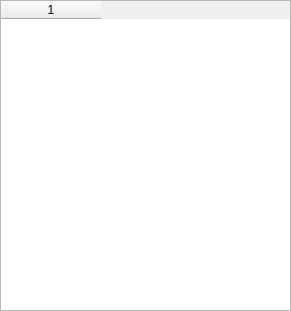
<?xml version="1.0" encoding="UTF-8"?>
<ui version="4.0">
 <class>MusicList</class>
 <widget class="QDialog" name="MusicList">
  <property name="geometry">
   <rect>
    <x>0</x>
    <y>0</y>
    <width>291</width>
    <height>311</height>
   </rect>
  </property>
  <property name="windowTitle">
   <string>Dialog</string>
  </property>
  <layout class="QVBoxLayout" name="verticalLayout">
   <property name="spacing">
    <number>0</number>
   </property>
   <property name="leftMargin">
    <number>0</number>
   </property>
   <property name="topMargin">
    <number>0</number>
   </property>
   <property name="rightMargin">
    <number>0</number>
   </property>
   <property name="bottomMargin">
    <number>0</number>
   </property>
   <item>
    <widget class="QTableWidget" name="tableWidget">
     <property name="rowCount">
      <number>0</number>
     </property>
     <property name="columnCount">
      <number>1</number>
     </property>
     <column/>
    </widget>
   </item>
  </layout>
 </widget>
 <resources/>
 <connections/>
</ui>
